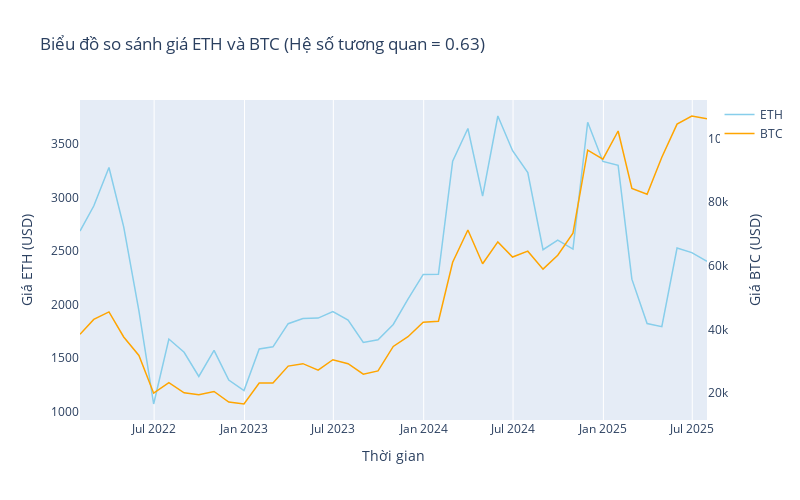

Here is the notebook cell this chart was saved with:
### Code cell
import plotly.express as px
df_month = df.resample('M', on='timestamp_utc').agg({
    'close_eth': 'last',
    'close_btc': 'last'
}).reset_index()

# --- 2. Tính hệ số tương quan ---
correlation = df_month['close_eth'].corr(df_month['close_btc'])
print(f"Hệ số tương quan ETH & BTC: {correlation:.2f}")

# --- 3. Vẽ biểu đồ ---
fig = go.Figure()

# Giá ETH (trục trái)
fig.add_trace(go.Scatter(
    x=df_month['timestamp_utc'],
    y=df_month['close_eth'],
    mode='lines',
    name='ETH',
    line=dict(color='skyblue', width=1.5),
    yaxis='y1'
))

# Giá BTC (trục phải)
fig.add_trace(go.Scatter(
    x=df_month['timestamp_utc'],
    y=df_month['close_btc'],
    mode='lines',
    name='BTC',
    line=dict(color='orange', width=1.5),
    yaxis='y2'
))

# Layout
fig.update_layout(
    title=f'Biểu đồ so sánh giá ETH và BTC (Hệ số tương quan = {correlation:.2f})',
    xaxis_title='Thời gian',
    yaxis=dict(
        title='Giá ETH (USD)',
        side='left',
        showgrid=False
    ),
    yaxis2=dict(
        title='Giá BTC (USD)',
        side='right',
        overlaying='y',
        showgrid=False
    ),
    hovermode='x unified',
    #template='plotly_dark',
    width=800,
    height=500
)

fig.show()
